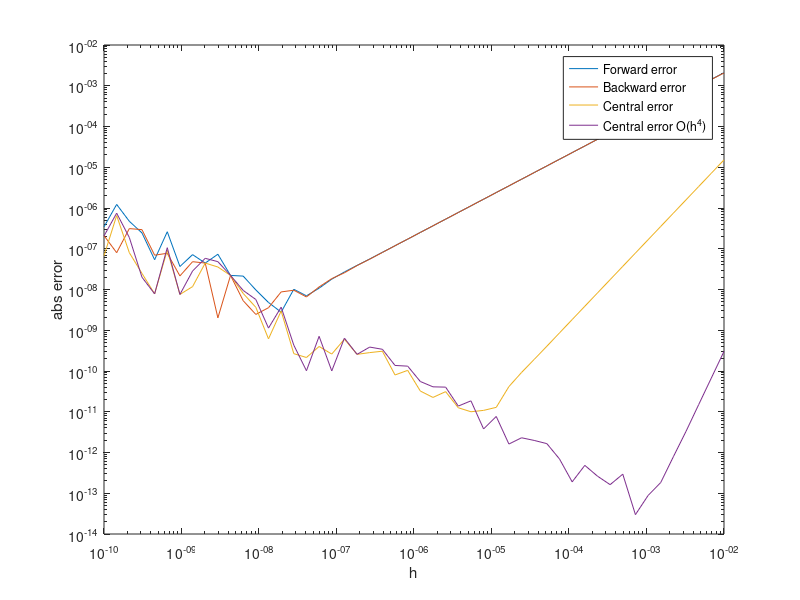

Recreate this plot in MATLAB.
clc;
clear;
close all;

f = @(x) cos(x); 
% f = @(x) exp(-2*x) - x; 
f_actual = @(x) -sin(x);
x = 2;

function [val] = forward_method(f, x, h)
    val = (f(x+h) - f(x))/h;
end

function [val] = backward_method(f, x, h)
    val = (f(x) - f(x-h))/ h ;
end

function [val] = central_method(f, x, h)
    val = ( f(x+h) - f(x-h) ) / (2*h) ;
end

function [val] = central_method_h4(f, x, h)
    val = ( -f(x+2*h) + (8 * f(x+h)) - (8 * f(x-h)) + f(x-2*h)) / (12*h) ;
end


steps = 50;
hs = logspace(-2, -10, steps);

error_forward = zeros(1, steps);
error_backward = zeros(1, steps);
error_central = zeros(1, steps);
error_central_h4 = zeros(1, steps);

for i = 1:steps
    forwardVal  = forward_method(f, x, hs(i));
    backwardVal = backward_method(f, x, hs(i));
    centralVal = central_method(f, x, hs(i));
    centralVal_h4 = central_method_h4(f, x, hs(i));

    error_forward(i)  = abs(forwardVal - f_actual(x));
    error_backward(i) = abs(backwardVal - f_actual(x));
    error_central(i)  = abs(centralVal - f_actual(x));
    error_central_h4(i)  = abs(centralVal_h4 - f_actual(x));
end

disp(error_forward)
disp(error_backward)
disp(error_central)
disp(error_central_h4)

loglog(hs, error_forward, 'DisplayName', 'Forward error')
hold on
loglog(hs, error_backward, 'DisplayName', 'Backward error')
hold on
loglog(hs, error_central, 'DisplayName', 'Central error')
hold on
loglog(hs, error_central_h4, 'DisplayName', 'Central error O(h^4)')



legend show;
% grid on;
xlabel('h');
ylabel('abs error');

